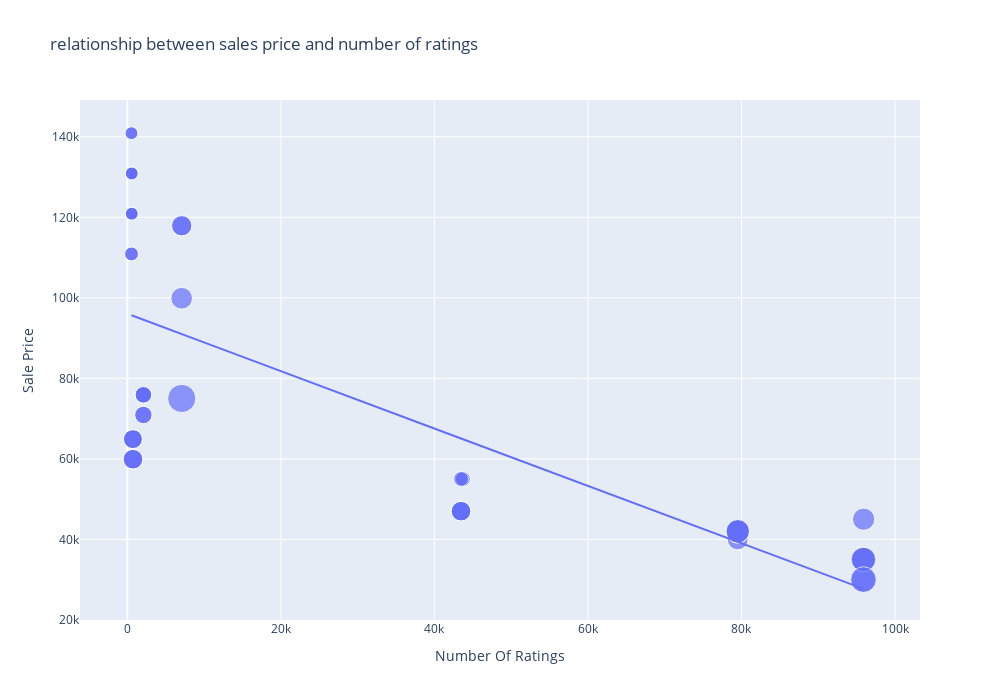

Notebook source saved alongside this figure:
### Code cell
fig= px.scatter(data_frame=df,x='Number Of Ratings',y='Sale Price',size='Discount Percentage',trendline='ols',title= 'relationship between sales price and number of ratings',width=1000,height=700)
fig.show()
